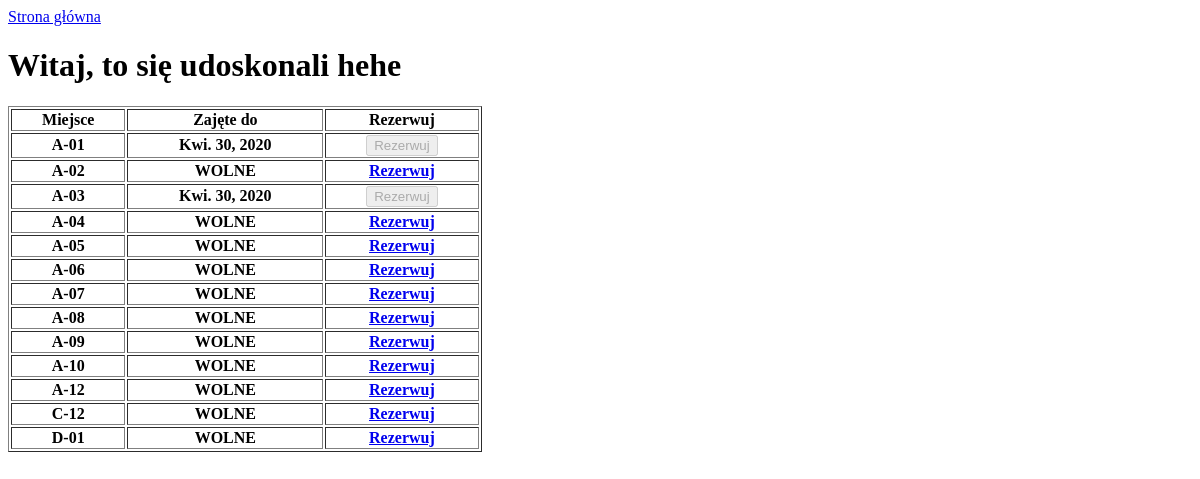
/marine/, run on an earlier commit of the app's database.
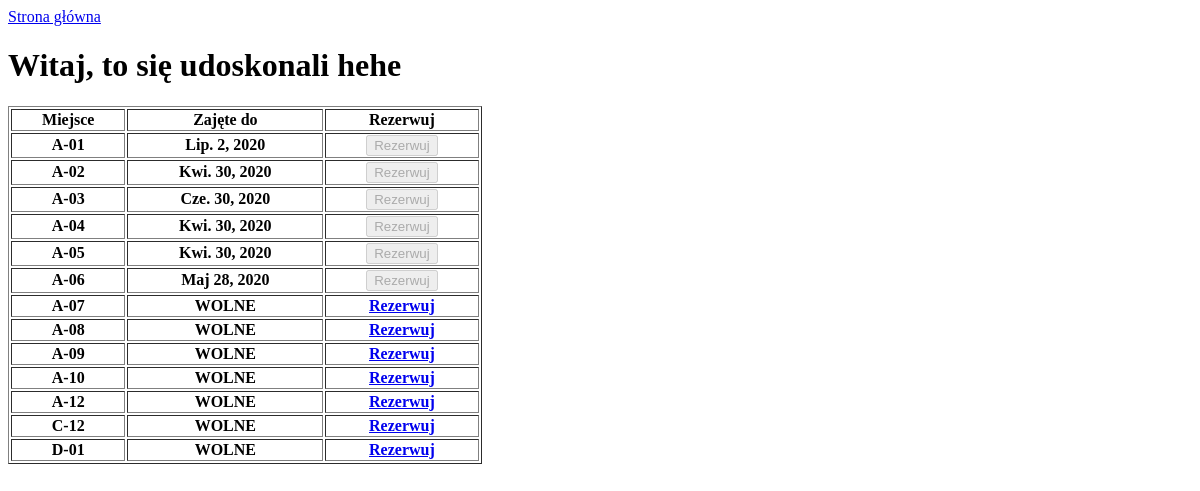
And on a later commit of the database.
### marine/models.py (models this page shows, shortened)
class ParkingPlace(models.Model):
    parking_place = models.CharField('Miejsce postoju', max_length=5)
    occupied_to = models.DateField('Zajęte do', blank=True, null=True)
    name_yacht = models.CharField('Nazwa jachtu', max_length=50, null=True, blank=True)
    def place_free(self):
        if self.occupied_to:
            return self.occupied_to <= datetime.date.today()
        else:
            return True
    place_free.boolean = True
    place_free.short_description = 'STATUS'
    def check_it(self):
        if self.occupied_to and self.occupied_to <= datetime.date.today():
            return format_html('<color style="color: red">KONIEC REZERWACJI</span>')
    check_it.short_description = ''

### marine/views.py (the view)
# urls.py: path('', views.IndexView.as_view(), name='index'),
class IndexView(generic.ListView):
    template_name = 'marine/index.html'
    context_object_name = 'parking_places'
    def get_queryset(self):
        return ParkingPlace.objects.order_by('parking_place')

### marine/templates/marine/index.html
{% extends 'marine/base.html' %}
{% block content %}
    <table style="width:40%" border="1">
        <tr>
            <th>Miejsce</th>
            <th>Zajęte do</th>
            <th>Rezerwuj</th>
        </tr>
    {% for parking_place in parking_places %}
        <tr>
            <th>{{ parking_place.parking_place }}</th>
            <th>
                {% if parking_place.occupied_to and not parking_place.place_free %}
                {{ parking_place.occupied_to }}
                {% elif parking_place.occupied_to %} PRZEDŁUŻENIE REZERWACJI
                {% else %} WOLNE
                {% endif %}
            </th>
            <th>
                {% if not parking_place.occupied_to %}
                    <a href="{% url 'marine:new_book' parking_place.id %}">Rezerwuj</a>
                {% else %}
                    <button type="button" disabled>Rezerwuj</button>
                {% endif %}
            </th>
        </tr>
    {% endfor %}
    </table>
{% endblock %}

### marine/templates/marine/base.html (shortened to what this page needs)
{% load static %}
<!DOCTYPE html>
<html lang="pl">
<head>
</head>
<body>
    <a href="{% url 'marine:index' %}">Strona główna</a>
    <h1>Witaj, to się udoskonali hehe</h1>
    {% block content %} {% endblock %}
</body>
</html>

What changed in the data, as far as the page shows it:
changed ParkingPlace: occupied_to "Kwi. 30, 2020" → "Lip. 2, 2020"
changed ParkingPlace (number 2 of 13 on the later page): occupied_to (not shown) → "Kwi. 30, 2020"; no longer shows "WOLNE"
changed ParkingPlace: occupied_to "Kwi. 30, 2020" → "Cze. 30, 2020"
changed ParkingPlace (number 4 of 13 on the later page): occupied_to (not shown) → "Kwi. 30, 2020"; no longer shows "WOLNE"
changed ParkingPlace (number 5 of 13 on the later page): occupied_to (not shown) → "Kwi. 30, 2020"; no longer shows "WOLNE"
changed ParkingPlace: occupied_to (not shown) → "Maj 28, 2020"; no longer shows "WOLNE"
